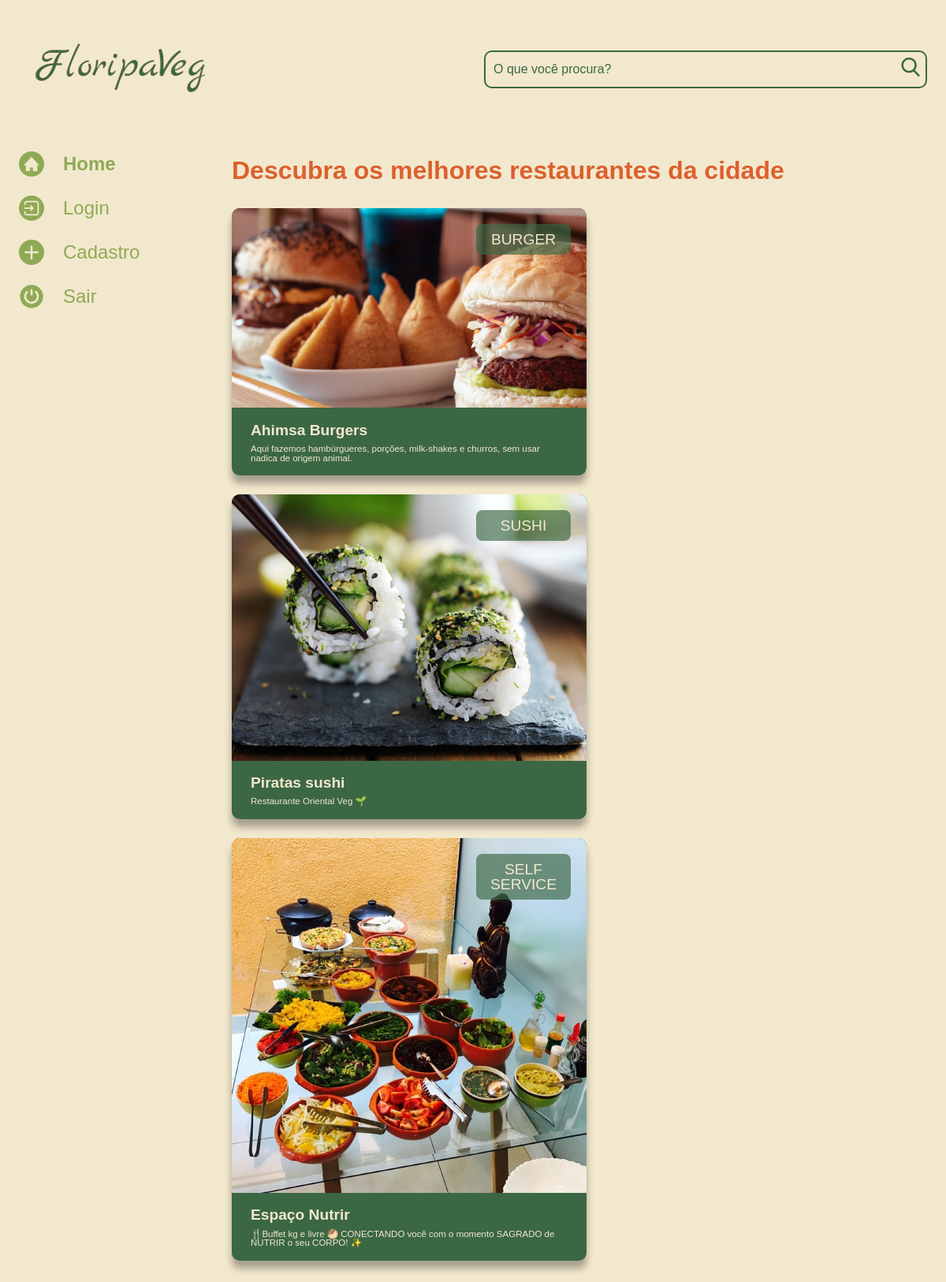
Page / (signed in) on the earlier database version.
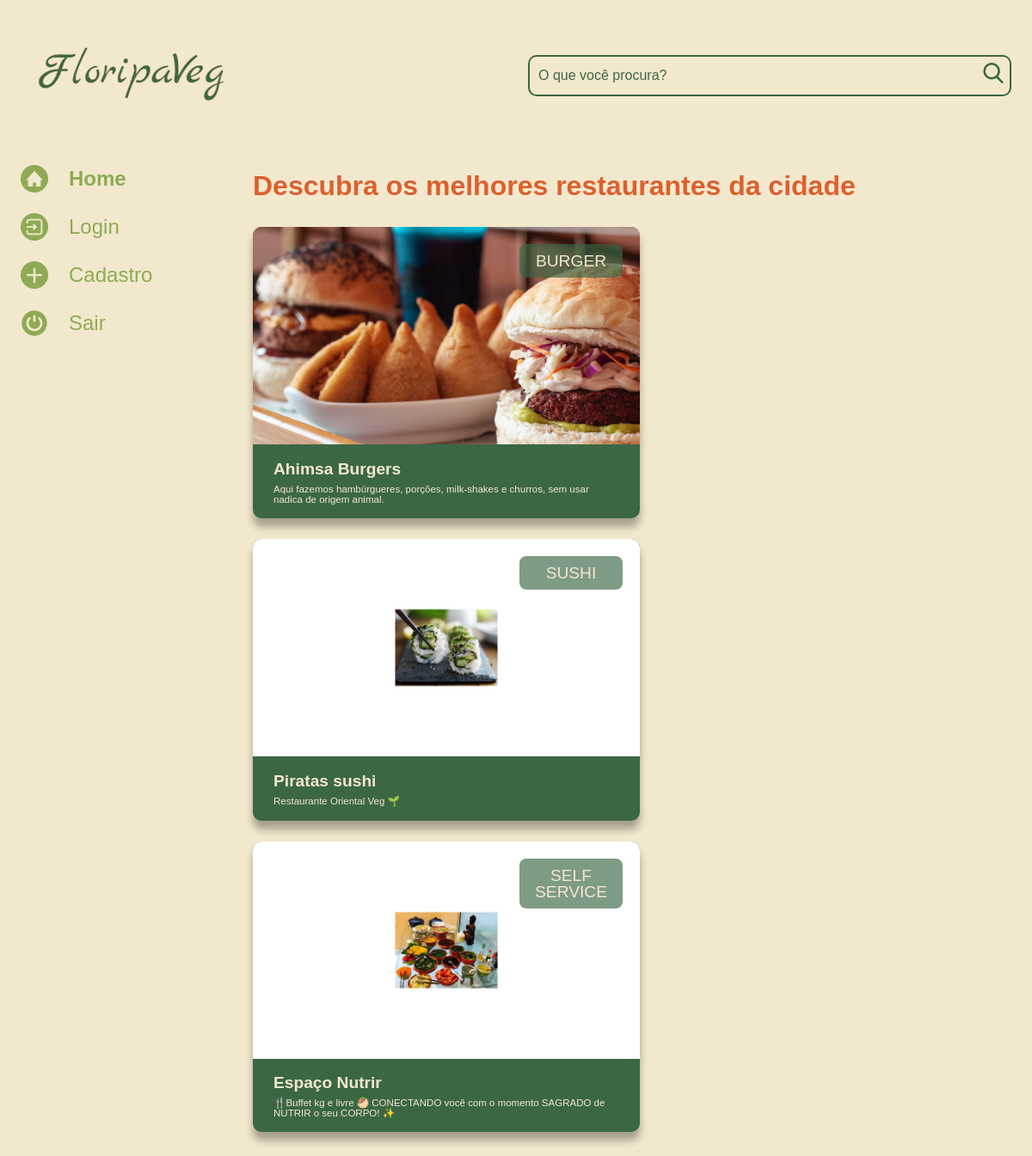
Same page on the later database version.
### restaurantes/models.py (models this page shows, shortened)
class Restaurante(models.Model):
    OPCOES_CATEGORIA = [
        ("SELF SERVICE", "Self service"),
        ("BURGER", "Burger"),
        ("SUSHI", "Sushi"),
    ]
    nome = models.CharField(max_length=100, null=False, blank=False)
    descricao = models.TextField(null=False, blank=False)
    categoria = models.CharField(max_length=100, choices=OPCOES_CATEGORIA, default='')
    faixa_preco = models.CharField(max_length=100, null=True, blank=True)
    nota = models.CharField(max_length=10, blank=False, null=False)
    informacoes_adicionais = models.CharField(max_length=150, null=True, blank=True, default='')
    horario_funcionamento = models.CharField(max_length=150, null=True, blank=True)
    localizacao = models.CharField(max_length=150, null=False, blank=False)
    contato = models.CharField(max_length=150, null=True, blank=True)
    foto = models.ImageField(upload_to="fotos/", blank=True)

### restaurantes/views.py (the view)
# urls.py: path('', index, name = 'index'),
def index(request):
    if not request.user.is_authenticated:
        return redirect('login')
    restaurantes = Restaurante.objects.all()
    return render(request, 'restaurantes/index.html', {"cards": restaurantes})

### templates/restaurantes/index.html (shortened to what this page needs)
{% extends 'restaurantes/base.html' %}
{% load static %}
{% block content %}
            <section class="conteudo">
                <section class="galeria">
                    <div class="cards">
                        <h2 id="Descubra" class="cards__titulo">Descubra os melhores restaurantes da cidade</h2>
                        <ul class="cards__lista">
                            {% if cards %}
                            {% for restaurante in cards %}
                            <li class="card">
                                <a href="{% url 'detalhes' restaurante.id %}">
                                {% if restaurante.foto == "" or restaurante.foto == null %}
                                    <img class="card__imagem" src="{% static '/assets/imagens/galeria/carina-nebula.png' %}" alt="foto">
                                {% else %}
                                    <img class="card__imagem" src="{{ restaurante.foto.url }}" alt="foto">
                                {% endif %}
                                </a>
                                <span class="card__tag">{{ restaurante.categoria }}</span>
                                <div class="card__info">
                                    <p class="card__titulo">{{ restaurante.nome }}</p>
                                    <div class="card__texto">
                                        <p class="card__descricao">{{ restaurante.descricao }}</p>
                                    </div>
                                </div>
                            </li>
                            {% endfor %}
                            {% endif %}
                        </ul>
                    </div>
                </section>
            </section>
        </main>
    </div>
{% endblock %}

Differences in the rows shown:
changed Restaurante "SUSHI": foto: a different picture
changed Restaurante "SELF SERVICE": foto: a different picture
